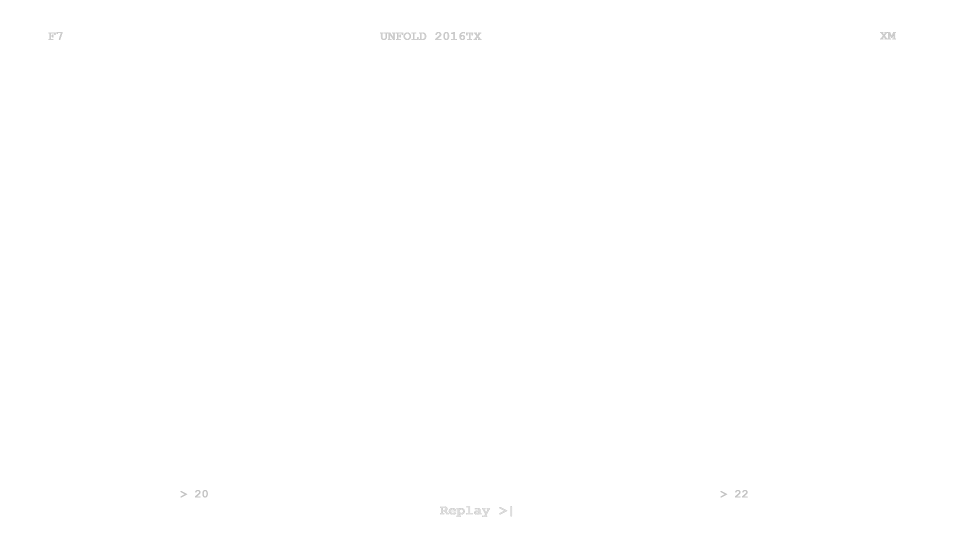
#> input picture assets/hud_overlay.png, 1920 x 1080 px (shown at 1/2 size)
$ python -i lf_theme.py   (imports and definitions only)
#> lines starting #> are read from the running program, lines starting #| are printed output that depends on the picture
"""Turn On Hoops long-form theme ("Vice neon"): the house style for every long-form video.

Extracted from "How GTA 6 Took Over the NBA" (Nov 2026). Spec: references/longform-theme.md.

What it gives you
  * tokens: PINK #FF40A0, TEAL #28E1D7, INK..., fonts (Anton, Montserrat ExtraBold)
  * frame_overlay(): the 82 % rounded footage window on a dark 48 px grid with a thin pink edge
  * GRADE[...]: ffmpeg colour strings for footage ("" normal, "arch" archival)
  * chapter_card(), title_card(), end_card(): 1920x1080 PNGs
  * 8 animated graphic templates (stat, bars, timeline, org, map, threshold, flywheel, quote),
    rendered from a JSON spec over a blurred, darkened, Ken-Burns photo background.

Usage
  python lf_theme.py --example                      # print an example graphics spec (JSON)
  python lf_theme.py spec.json OUTDIR [ids...]      # render graphics -> OUTDIR/<id>.mp4 + <id>_final.png
  python lf_theme.py spec.json OUTDIR --still       # final frame only (fast layout check)
  python lf_theme.py --card "CHAPTER 3" "THE\\nTEST RUNS" bg.png out.png
  python lf_theme.py --title "HOW GTA 6\\nTOOK OVER\\nTHE NBA" bg.png out.png
  python lf_theme.py --frame out.png                # write the footage frame overlay

Spec format: {"graphics": [ {id, kind, bg, dur, kicker, source, ...template fields} ]}
Every "t" is seconds from the start of that clip. Make each clip start LEAD (0.5 s) before its cue word
and put each element's t on the word that names it (take times from the VO word timestamps).
In Python you can also `import lf_theme` and call render(g, outdir) with the same dicts.
"""
import json, math, os, re, subprocess, sys
from PIL import Image, ImageDraw, ImageFilter, ImageFont, ImageEnhance

HERE = os.path.dirname(os.path.abspath(__file__))
SKILL = os.path.dirname(HERE)
FONTS = os.path.join(SKILL, "assets", "fonts")
ANTON = os.path.join(FONTS, "Anton-Regular.ttf")
MONT = os.path.join(FONTS, "Montserrat-ExtraBold.ttf")
LAND = os.path.join(SKILL, "assets", "data", "ne_110m_land.geojson")
W, H, FPS = 1920, 1080, 30
LEAD = 0.5

# ---------------------------------------------------------------- tokens
PINK = (255, 64, 160)            # #FF40A0  primary accent: kicker boxes, hero bars, nodes, arcs, highlights, frame edge
TEAL = (40, 225, 215)            # #28E1D7  secondary: offset shadow under big numbers/titles, key node, multipliers, gaps
INK, INK2, INK3 = (255, 255, 255), (225, 220, 232), (170, 164, 180)  # number / label / source text
STROKE = (10, 6, 16)             # #0A0610  outline on big type
CONTEXT = (190, 184, 200)        # #BEB8C8  comparison bars / the "other side"
PANEL = (18, 10, 26)             # #120A1A  box fills (82-85 % alpha)
CARD_SHADE = (8, 4, 20)          # #080414  left gradient on chapter cards
FRAME_BG, FRAME_GRID = (10, 9, 14), (22, 20, 30)   # #0A090E / #16141E
WX, WY, WW, WH = 173, 97, 1574, 886                 # 82 % footage window
GRADE = {"": "eq=contrast=1.06:saturation=0.96",
         "arch": "eq=contrast=1.08:saturation=0.62,noise=alls=16:allf=t"}

_fc = {}
# [5 lines left out: function font, not called in this run]

def ease(p):
    p = max(0.0, min(1.0, p))
    return 1 - (1 - p) ** 3

def prog(t, t0, dur=0.45):
    return ease((t - t0) / dur) if t >= t0 else 0.0

def alpha(c, a):
    return (c[0], c[1], c[2], int(255 * max(0, min(1, a))))

# [28 lines left out: functions ffmpeg, text, kicker, not called in this run]

def footnote(d, s, a=1.0):
    if s:
        text(d, (120, H - 70), s, font(MONT, 24), INK3, a * 0.95, anchor="ls")

# [38 lines left out: functions count_text, bar_top_rounded, arrow_head, partial_poly, not called in this run]

def bezier(p0, p1, p2, n=60):
    return [((1 - t) ** 2 * p0[0] + 2 * (1 - t) * t * p1[0] + t * t * p2[0],
             (1 - t) ** 2 * p0[1] + 2 * (1 - t) * t * p1[1] + t * t * p2[1]) for t in [i / n for i in range(n + 1)]]

# ---------------------------------------------------------------- backgrounds
class Background:
    """Real photo, blurred 30 px, 45 % brightness, +15 % colour, vignette, slow zoom 100->106 % + drift."""
    # [47 lines left out: functions __init__, frame, frame_overlay, footage_filter, not called in this run]

# ---------------------------------------------------------------- cards
def _cover(path):
#> called with path = '../assets/hud_overlay.png'
    im = Image.open(path).convert("RGB")
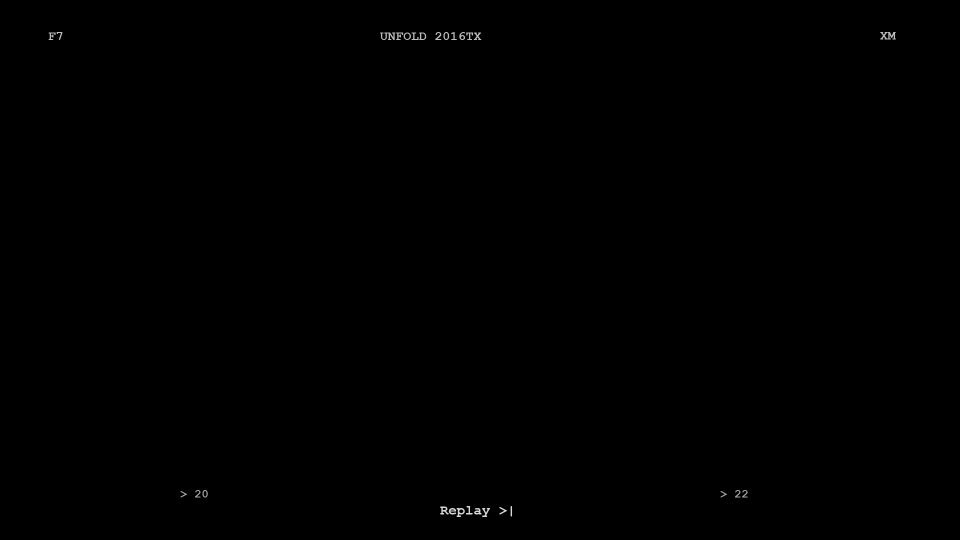
#> im: PIL image 1920x1080 RGB (shown at 1/2 size); min 0, max 215, mean 0.3
    s = max(W / im.width, H / im.height)
#> s = 1
    im = im.resize((math.ceil(im.width * s), math.ceil(im.height * s)), Image.LANCZOS)
    l, t = (im.width - W) // 2, (im.height - H) // 2
#> l = 0; t = 0
    return im.crop((l, t, l + W, t + H))

# [145 lines left out: functions _left_shade, _poster_title, chapter_card, title_card, end_card, draw_stat and 3 more, not called in this run]

_land = {}
# [106 lines left out: functions land_dots, draw_map, draw_threshold, draw_flywheel, not called in this run]

_avc = {}
# [57 lines left out: functions avatar, draw_quote, not called in this run]

DRAW = {"stat": draw_stat, "bars": draw_bars, "timeline": draw_timeline, "org": draw_org, "map": draw_map,
        "threshold": draw_threshold, "flywheel": draw_flywheel, "quote": draw_quote}

# ---------------------------------------------------------------- render
# [24 lines left out: function render, not called in this run]

EXAMPLE = {"graphics": [
    {"id": "G01_statline", "kind": "stat", "bg": "images/frame_giannis.jpg", "dur": 6.0,
     "kicker": "GIANNIS VS. HIS OLD TEAM", "source": "Source: NBC Miami · Nov 18, 2026",
     "items": [{"v": "27", "label": "POINTS", "t": 0.5}, {"v": "14", "label": "REBOUNDS", "t": 1.3},
               {"v": "9", "label": "ASSISTS", "t": 2.1}]},
    {"id": "G02_sales", "kind": "bars", "bg": "images/poster.jpg", "dur": 7.0, "kicker": "DAY-ONE SALES",
     "source": "Source: Take-Two", "bars": [{"cat": "GTA V\n2013", "v": 0.8, "label": "~$800M", "color": list(CONTEXT), "t": 0.6},
                                            {"cat": "GTA VI\n2026", "v": 3.79, "label": "~$3.79B", "t": 2.0}],
     "mult": {"v": "~4.7×", "label": "GTA V'S DAY ONE", "t": 3.2}},
    {"id": "G03_timeline", "kind": "timeline", "bg": "images/jersey.jpg", "dur": 6.0, "kicker": "SAME ROOT, FOUR DECADES",
     "nodes": [{"year": "1984", "label": "MIAMI VICE", "t": 0.5}, {"year": "2002", "label": "GTA: VICE CITY", "t": 1.2},
               {"year": "2026", "label": "VICE CITY HEAT", "t": 2.4, "color": list(TEAL), "big": True}]},
    {"id": "Q01_quote", "kind": "quote", "bg": "images/artwork.png", "dur": 5.0, "kicker": "DEC 5, 2023 · ON X",
     "text": "GTA6 looks INSANE!!!! SHEESH.", "hl": [2, 3], "name": "LEBRON JAMES", "role": "@KINGJAMES",
     "avatar": ["images/lebron.jpg", 0.48, 0.30, 0.22]},
]}

# [21 lines not run here, left out]

>>> result = _cover('../assets/hud_overlay.png')
